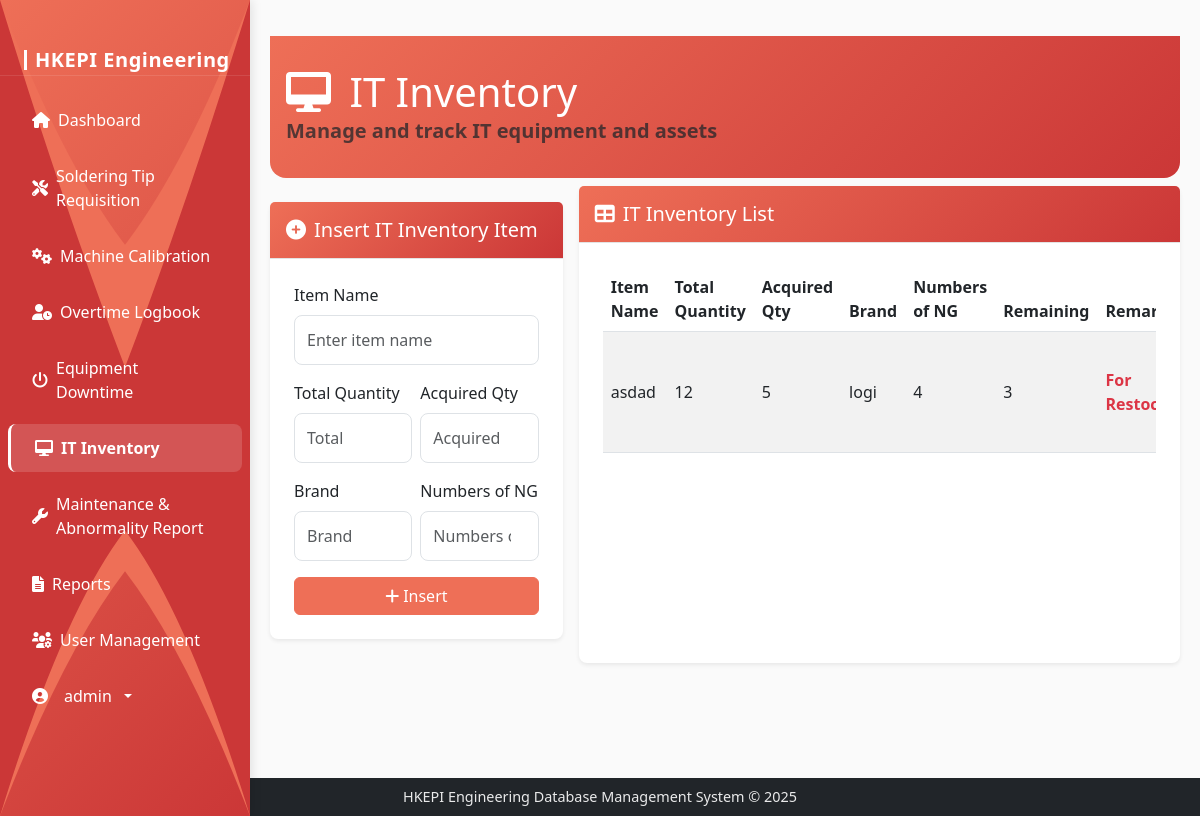
The page /it-inventory (signed in) on the database its author committed.
### models.py (models this page shows, shortened)
class User(UserMixin, db.Model):
    id = db.Column(db.Integer, primary_key=True)
    username = db.Column(db.String(64), unique=True, nullable=False)
    email = db.Column(db.String(120), unique=True, nullable=False)
    password_hash = db.Column(db.String(256), nullable=False)
    is_admin = db.Column(db.Boolean, default=False)
    date_created = db.Column(db.DateTime, default=datetime.utcnow)

class ITInventory(db.Model):
    id = db.Column(db.Integer, primary_key=True)
    item_name = db.Column(db.String(100), nullable=False)
    total_quantity = db.Column(db.Integer, nullable=False)
    acquired_qty = db.Column(db.Integer, nullable=False)
    brand = db.Column(db.String(100))
    numbers_of_ng = db.Column(db.Integer)

### routes.py (the view, shortened to what this page needs)
@app.route('/it-inventory', methods=['GET', 'POST'])
@login_required
def it_inventory():
    edit_id = request.args.get('edit_id')
    form = ITInventoryForm()
    if edit_id:
        item_to_edit = ITInventory.query.get(edit_id)
        if item_to_edit and request.method == 'GET':
            form.item_name.data = item_to_edit.item_name
            form.total_quantity.data = item_to_edit.total_quantity
            form.acquired_qty.data = item_to_edit.acquired_qty
    inventory_items = ITInventory.query.all()
    return render_template('it_inventory.html', form=form, inventory_items=inventory_items, edit_id=edit_id)

### templates/it_inventory.html (shortened to what this page needs)
{% extends 'base.html' %}
{% block content %}
<div class="container-fluid content-area">
    <div class="dashboard-header mb-4">
        <div class="header-content">
            <h1 class="mb-0" style="color: white;">
                <i class="fas fa-desktop me-2" style="color: white;"></i>
                IT Inventory
            </h1>
            <p class="lead text-muted mb-0 bold-welcome">
                Manage and track IT equipment and assets
            </p>
        </div>
    </div>
    <div class="row g-3">
        <div class="col-12 col-md-4 mb-4">
            <div class="card h-100">
                <div class="card-header" style="background: linear-gradient(135deg, var(--accent-primary), var(--accent-secondary)); color: white;">
                    <h5 class="mb-0"><i class="fas fa-plus-circle me-2"></i>Insert IT Inventory Item</h5>
                </div>
                <div class="card-body">
                    <form method="POST" class="row g-2 align-items-end">
                        <div class="col-12 mb-2">
                            {{ form.item_name.label(class="form-label", style="font-weight: 500;") }}
                            {{ form.item_name(class="form-control", placeholder="Enter item name") }}
                        </div>
                        <div class="col-6 mb-2">
                            {{ form.total_quantity.label(class="form-label", style="font-weight: 500;") }}
                            {{ form.total_quantity(class="form-control", placeholder="Total") }}
                        </div>
                        <div class="col-6 mb-2">
                            {{ form.acquired_qty.label(class="form-label", style="font-weight: 500;") }}
                            {{ form.acquired_qty(class="form-control", placeholder="Acquired") }}
                        </div>
                        <div class="col-6 mb-2">
                            {{ form.brand.label(class="form-label", style="font-weight: 500;") }}
                            {{ form.brand(class="form-control", placeholder="Brand") }}
                        </div>
                        <div class="col-6 mb-2">
                            {{ form.numbers_of_ng.label(class="form-label", style="font-weight: 500;") }}
                            {{ form.numbers_of_ng(class="form-control", placeholder="Numbers of NG") }}
                        </div>
                        <div class="col-12">
                            <button type="submit" class="btn btn-primary w-100"><i class="fas fa-plus me-1"></i>Insert</button>
                        </div>
                    </form>
                </div>
            </div>
        </div>
        <div class="col-12 col-md-8 mt-3 mt-md-0">
            <div class="card h-100">
                <div class="card-header" style="background: linear-gradient(135deg, var(--accent-primary), var(--accent-secondary)); color: white;">
                    <h5 class="mb-0"><i class="fas fa-table me-2"></i>IT Inventory List</h5>
                </div>
                <div class="card-body">
                    <div class="table-responsive" style="max-height:600px;">
                        <table class="table table-striped table-hover align-middle">
                            <thead>
                                <tr>
                                    <th>Item Name</th>
                                    <th>Total Quantity</th>
                                    <th>Acquired Qty</th>
                                    <th>Brand</th>
                                    <th>Numbers of NG</th>
                                    <th>Remaining</th>
                                    <th>Remarks</th>
                                </tr>
                            </thead>
                            <tbody>
                                {% for item in inventory_items %}
                                <tr>
                                    <td>{{ item.item_name }}</td>
                                    <td>{{ item.total_quantity }}</td>
                                    <td>{{ item.acquired_qty }}</td>
                                    <td>{{ item.brand or '' }}</td>
                                    <td>{{ item.numbers_of_ng or 0 }}</td>
                                    <td>{{ item.total_quantity - (item.acquired_qty + (item.numbers_of_ng or 0)) }}</td>
                                    <td>
                                        {% set remaining = item.total_quantity - (item.acquired_qty + (item.numbers_of_ng or 0)) %}
                                        {% if item.total_quantity > 0 and remaining < (item.total_quantity / 2) %}
                                            <span class="text-danger fw-bold">For Restock</span>
                                        {% else %}
                                            <span class="text-success">Acceptable</span>
                                        {% endif %}
                                    </td>
                                </tr>
                                {% endfor %}
                            </tbody>
                        </table>
                    </div>
                </div>
            </div>
        </div>
    </div>
{% endblock %}

### templates/base.html (shortened to what this page needs)
<!DOCTYPE html>
<html lang="en" data-bs-theme="light" style="height: 100%;">
<head>
    <link href="https://cdn.jsdelivr.net/npm/bootstrap@5.3.0/dist/css/bootstrap.min.css" rel="stylesheet">
    <link rel="stylesheet" href="https://cdnjs.cloudflare.com/ajax/libs/font-awesome/6.0.0/css/all.min.css">
    <link rel="stylesheet" type="text/css" href="https://cdn.jsdelivr.net/npm/daterangepicker/daterangepicker.css" />
    <link rel="stylesheet" href="{{ url_for('static', filename='css/style.css') }}">
</head>
<body class="{% block body_class %}{% endblock %}" style="height: 100%; margin: 0;">
    <nav class="sidebar" id="sidebar">
        <svg class="sidebar-wave" viewBox="0 0 100 100" preserveAspectRatio="none">
            <path d="M0 0 L0 100 Q25 80 50 70 Q75 80 100 100 L100 0 Q75 20 50 30 Q25 20 0 0 Z" fill="var(--accent-primary)"/>
            <path d="M0 0 L0 100 Q25 75 50 65 Q75 75 100 100 L100 0 Q75 25 50 45 Q25 25 0 0 Z" fill="var(--accent-secondary)"/>
        </svg>
        <div class="sidebar-brand">
            <a class="navbar-brand" href="{{ url_for('dashboard') }}">
                <span>HKEPI Engineering</span>
            </a>
        </div>
        {% if current_user.is_authenticated %}
        <ul class="sidebar-nav nav flex-column">
            <li class="nav-item">
                <a class="nav-link {% if request.path == url_for('dashboard') %}active fw-bold{% endif %}" href="{{ url_for('dashboard') }}">
                    <i class="fas fa-home"></i>
                    <span>Dashboard</span>
                </a>
            </li>
            <li class="nav-item">
                <a class="nav-link {% if request.path == url_for('soldering_tips') %}active fw-bold{% endif %}" href="{{ url_for('soldering_tips') }}">
                    <i class="fas fa-tools"></i>
                    <span>Soldering Tip Requisition</span>
                </a>
            </li>
            <li class="nav-item">
                <a class="nav-link {% if request.path == url_for('machine_calibrations') %}active fw-bold{% endif %}" href="{{ url_for('machine_calibrations') }}">
                    <i class="fas fa-cogs"></i>
                    <span>Machine Calibration</span>
                </a>
            </li>
            <li class="nav-item">
                <a class="nav-link {% if request.path == url_for('overtime_logbook') %}active fw-bold{% endif %}" href="{{ url_for('overtime_logbook') }}">
                    <i class="fas fa-user-clock"></i>
                    <span>Overtime Logbook</span>
                </a>
            </li>
            <li class="nav-item">
                <a class="nav-link {% if request.path == url_for('equipment_downtime') %}active fw-bold{% endif %}" href="{{ url_for('equipment_downtime') }}">
                    <i class="fas fa-power-off"></i>
                    <span>Equipment Downtime</span>
                </a>
            </li>
            <li class="nav-item">
                <a class="nav-link {% if request.path == url_for('it_inventory') %}active fw-bold{% endif %}" href="{{ url_for('it_inventory') }}">
                    <i class="fas fa-desktop"></i>
                    <span>IT Inventory</span>
                </a>
            </li>
            <li class="nav-item">
                <a class="nav-link {% if request.path == url_for('maintenance_reports') %}active fw-bold{% endif %}" href="{{ url_for('maintenance_reports') }}">
                    <i class="fas fa-wrench"></i>
                    <span>Maintenance & Abnormality Report</span>
                </a>
            </li>
            <li class="nav-item">
                <a class="nav-link {% if request.path == url_for('reports') %}active fw-bold{% endif %}" href="{{ url_for('reports') }}">
                    <i class="fas fa-file-alt"></i>
                    <span>Reports</span>
                </a>
            </li>
            {% if current_user.is_admin %}
            <li class="nav-item">
                <a class="nav-link {% if request.path == url_for('user_management') %}active fw-bold{% endif %}" href="{{ url_for('user_management') }}">
                    <i class="fas fa-users-cog"></i>
                    <span>User Management</span>
                </a>
            </li>
            {% endif %}
            <li class="nav-item mt-auto">
                <div class="dropdown">
                    <a class="nav-link dropdown-toggle" href="#" id="sidebarDropdown" role="button" data-bs-toggle="dropdown" aria-expanded="false">
                        <i class="fas fa-user-circle me-2"></i>
                        <span>{{ current_user.username }}</span>
                    </a>
                </div>
            </li>
        </ul>
        {% endif %}
    </nav>
        <div class="main-flex-center">
            {% block content %}
            {% endblock %}
        </div>
        <footer class="bg-dark text-white position-fixed bottom-0 w-100 py-2 z-1020" style="
            background-color: rgba(0,0,0,0.8);
            left: 0;
            right: 0;
            width: 100%;
            text-align: center;
        ">
            <div class="container-fluid">
                <div class="row">
                    <div class="col-12">
                        <p class="mb-0" style="
                            color: rgba(255,255,255,0.9);
                            font-size: 0.9rem;
                            max-width: 100%;
                            word-wrap: break-word;
                            margin: 0 auto;
                            padding: 0 1rem;
                        ">HKEPI Engineering Database Management System &copy; 2025</p>
                    </div>
                </div>
            </div>
        </footer>
    </body>
    </html>

### rows shown on the page
User: username "admin"
ITInventory: item_name "asdad", total_quantity "12", acquired_qty "5", brand "logi", numbers_of_ng "4", total_quantity+acquired_qty+numbers_of_ng "3", shows "For…"
